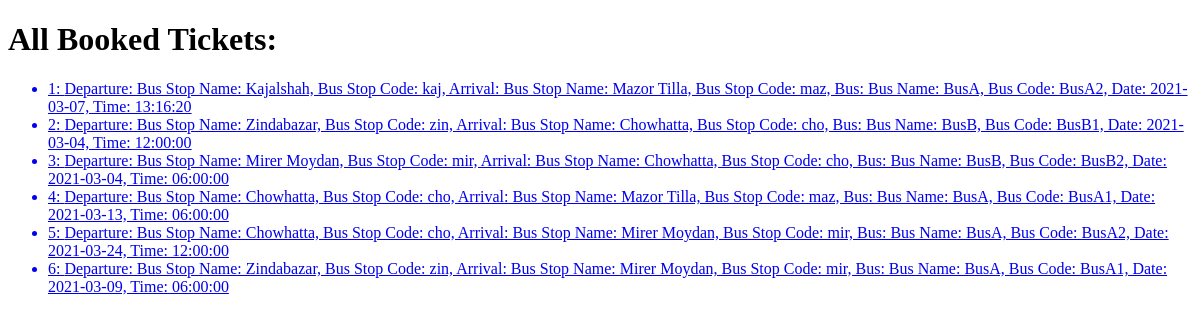
/tickets/tickets/, run on an earlier commit of the app's database.
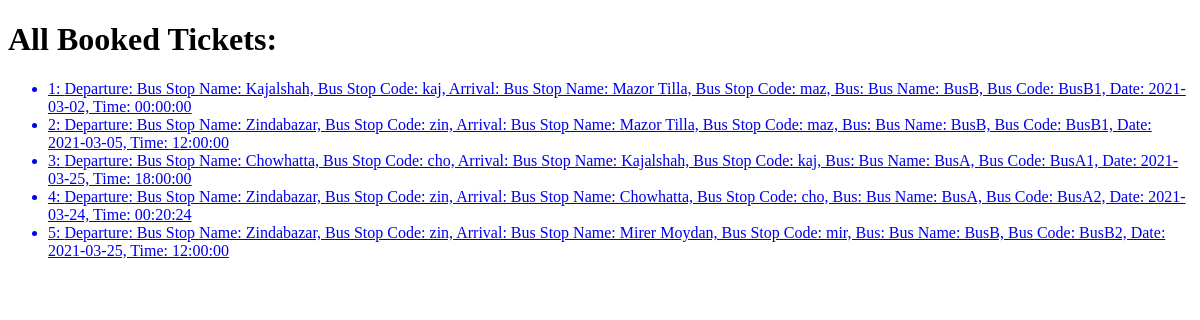
And on a later commit of the database.
### tickets/models.py (models this page shows)
class Ticket(models.Model):
    departure = models.ForeignKey(Bus_Stop, on_delete=models.CASCADE, related_name="r_departure")
    arrival = models.ForeignKey(Bus_Stop, on_delete=models.CASCADE, related_name="r_arrival")
    bus = models.ForeignKey(Bus, on_delete=models.CASCADE, related_name="r_bus")
    date = models.DateField(null=True, blank=True)
    time = models.TimeField(null=True, blank=True)
    def __str__(self):
        return f"Departure: {self.departure}, Arrival: {self.arrival}, Bus: {self.bus}, Date: {self.date}, Time: {self.time}"

class Bus_Stop(models.Model):
    bus_stop_name = models.CharField(max_length=60)
    bus_stop_code = models.CharField(max_length=10)
    def __str__(self):
        return f"Bus Stop Name: {self.bus_stop_name}, Bus Stop Code: {self.bus_stop_code}"

class Bus(models.Model):
    bus_name = models.CharField(max_length=60)
    bus_code = models.CharField(max_length=10)
    def __str__(self):
        return f"Bus Name: {self.bus_name}, Bus Code: {self.bus_code}"

### tickets/views.py (the view)
# urls.py: path("tickets/", views.ticket_index, name="ticket_index"),
def ticket_index(request):
    return render(request, 'tickets/ticket_index.html', {
       'tickets': Ticket.objects.all()
    })

### tickets/templates/tickets/ticket_index.html
{% extends "tickets/layout.html" %}
{% block body %}
    <h1>All Booked Tickets:</h1>
    <ul>
    {% for ticket in tickets %}
    <a href="{% url 'tickets:ticket' ticket.id %}">
        <li>{{ticket.id}}: {{ticket}}</li>
    </a>
    {% endfor %}
    </ul>
{% endblock %}

### tickets/templates/tickets/layout.html (shortened to what this page needs)
<!DOCTYPE html>
<html lang="en">
<head>
</head>
<body>
    {% block body %}
    {% endblock %}
</body>
</html>

What changed in the data, as far as the page shows it:
removed Ticket: id "6", departure+arrival+bus "Departure: Bus Stop Name: Zindabazar, Bus Stop Code: zin, Arrival: Bus Stop Name: Mirer Moydan, Bus Stop Code: mir, Bus: Bus Name: BusA, Bus Code: BusA1, Date: 2021-03-09, Time: 06:00:00"
changed Ticket id 1: departure+arrival+bus "…maz, Bus: Bus Name: BusA, Bus Code: BusA2, Date: 2021-03-07, Time: 13:16:20" → "…maz, Bus: Bus Name: BusB, Bus Code: BusB1, Date: 2021-03-02, Time: 00:00:00"
changed Ticket id 2: departure+arrival+bus "…Arrival: Bus Stop Name: Chowhatta, Bus Stop Code: cho, Bus: Bus Name: BusB, Bus Code: BusB1, Date: 2021-03-04, Time: 12:00:00" → "…Arrival: Bus Stop Name: Mazor Tilla, Bus Stop Code: maz, Bus: Bus Name: BusB, Bus Code: BusB1, Date: 2021-03-05, Time: 12:00:00"
changed Ticket id 3: departure+arrival+bus "Departure: Bus Stop Name: Mirer Moydan, Bus Stop Code: mir, Arrival: Bus Stop Name: Chowhatta, Bus Stop Code: cho, Bus: Bus Name: BusB, Bus Code: BusB2, Date: 2021-03-04, Time: 06:00:00" → "Departure: Bus Stop Name: Chowhatta, Bus Stop Code: cho, Arrival: Bus Stop Name: Kajalshah, Bus Stop Code: kaj, Bus: Bus Name: BusA, Bus Code: BusA1, Date: 2021-03-25, Time: 18:00:00"
changed Ticket id 4: departure+arrival+bus "Departure: Bus Stop Name: Chowhatta, Bus Stop Code: cho, Arrival: Bus Stop Name: Mazor Tilla, Bus Stop Code: maz, Bus: Bus Name: BusA, Bus Code: BusA1, Date: 2021-03-13, Time: 06:00:00" → "Departure: Bus Stop Name: Zindabazar, Bus Stop Code: zin, Arrival: Bus Stop Name: Chowhatta, Bus Stop Code: cho, Bus: Bus Name: BusA, Bus Code: BusA2, Date: 2021-03-24, Time: 00:20:24"
changed Ticket id 5: departure+arrival+bus "Departure: Bus Stop Name: Chowhatta, Bus Stop Code: cho, Arrival: Bus Stop Name: Mirer Moydan, Bus Stop Code: mir, Bus: Bus Name: BusA, Bus Code: BusA2, Date: 2021-03-24, Time: 12:00:00" → "Departure: Bus Stop Name: Zindabazar, Bus Stop Code: zin, Arrival: Bus Stop Name: Mirer Moydan, Bus Stop Code: mir, Bus: Bus Name: BusB, Bus Code: BusB2, Date: 2021-03-25, Time: 12:00:00"
